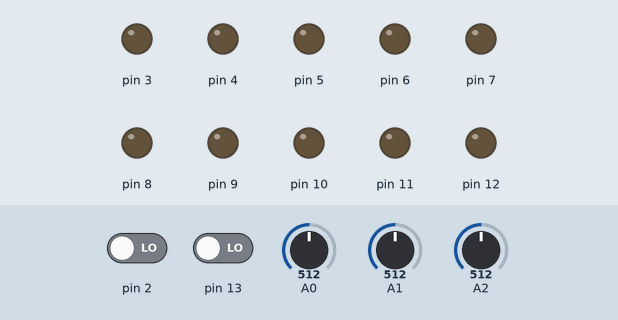
This sketch was run on a simulated Arduino Uno, built with avr-gcc and run on an emulated ATmega328P. Shown: output pins drawn as LEDs (lit = HIGH). The test bench sets the inputs (shaded band); at power-on: pin 2 LOW, pin 13 LOW, A0 = 512, A1 = 512, A2 = 512. What the sketch prints to the serial monitor is not drawn.

Above: at 1.2 s.
1.3 s: pin 2 driven HIGH
At 2.1 s:
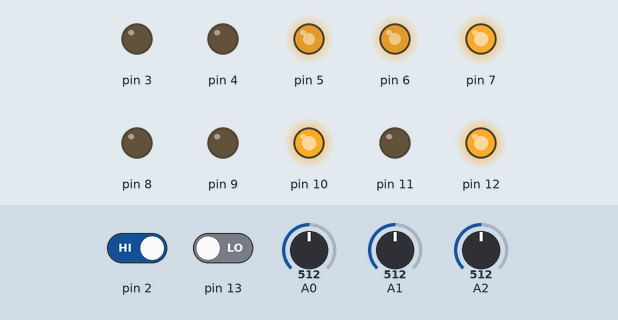
At 6.2 s:
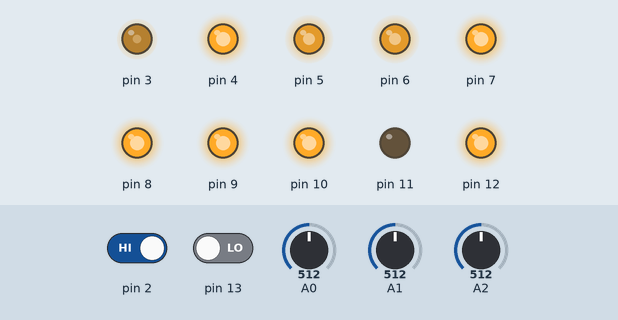
Timing chart, 0 to 25.4 s (numbered marks = the images above; inputs shaded):
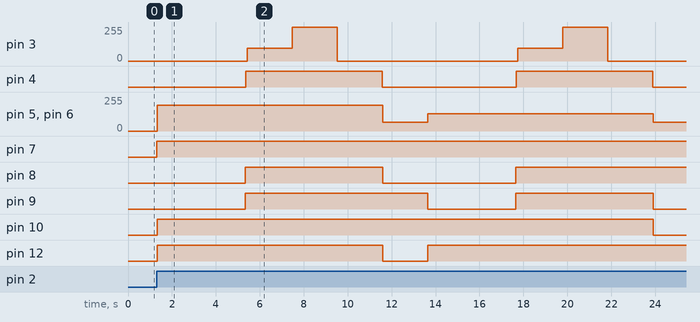

The sketch:

sistemas_digitais_p11.ino
```cpp
#define F_CPU 16000000
#define BAUD 9600
#define MYUBRR F_CPU/16/BAUD-1

//////////Definição de constantes///////////

//Primeiro, é definido sequências de textos para
//auxiliar na visualização da simulação.
//Todos esses textos serão salvos na memória Flash,
//usando PROGMEM.

const char txtAndar[] PROGMEM = "\nAndar velocidade: \0";
const char txtVel1[] PROGMEM = "25% \n\0";
const char txtVel2[] PROGMEM = "50% \n\0";
const char txtVel3[] PROGMEM = "75% \n\0";
const char txtVel4[] PROGMEM = "100% \n\0";
const char txtLuz[] PROGMEM = "\nSensor Luz: \0";
const char txtTemp[] PROGMEM = "\nSensor Temp: \0";
const char txtGas[] PROGMEM = "\nSensor Gas: \0";
const char txtMov1[] PROGMEM = "\nSensor Mov: \0";
const char txtMov2[] PROGMEM = "\nTem mov \0";
const char txtMov3[] PROGMEM = "Nao tem mov \0";
const char txtServ1[] PROGMEM = "\nColeta 0 graus\0";
const char txtServ2[] PROGMEM = "\nColeta +90 graus\0";
const char txtServ3[] PROGMEM = "\nColeta -90 graus\0";
const char txtGiro1[] PROGMEM = "\nGiro para lado: \0";
const char txtGiro2[] PROGMEM = "Esquerdo \0";
const char txtGiro3[] PROGMEM = "Direito \0";
const char txtInicio[] PROGMEM = "\n\nInicio \0";
const char txtFim1[] PROGMEM = "\nIniciando processo de encerramento \0";
const char txtFim2[] PROGMEM = "\nProcesso Encerrado \0";


//Segundo, definiu-se variáveis voláteis que serão
//usadas na função de interrupção

volatile uint8_t cont = 0;  //contador para cada overflow
volatile uint8_t seg = 0;  //contador de segundos
volatile bool atualizar = 0; //sinalizador de que houve acréscimo de segundo
//Esta última variável "printar" será usada para controlar o
//envio de informações para a MCU.


//Declaração de variáveis receptoras dos valores dos sensores
uint8_t sensorLuz = 0;
uint8_t sensorTemp = 0;
uint8_t sensorGas = 0;
uint8_t sensorMov = 0;

//Variável usada para ligar o robô
bool state = 0;

//Variáveis que recebem a posição atual do robô.
//Serão medidas em decímetros
uint8_t posX = 0;
uint8_t posY = 0;

//instanciar velocidade linear
uint8_t velocLinear = 0;

//Variável que determinar o sentido de locomoção do robô
uint8_t direcao = 0; //0-> +y, 1-> +x, 2-> -y, 3-> -x


//velocidade Linear Máxima determinada
//a partir do seguinte cálculo:
//VelocLinMax = 2pi*r*rps
//sendo r = raio das rodas e rps = rotações por segundo das rodas
//rps é determinado pela divisão do rpm por 60
//Para fins de projeto, fora desejado uma velocidade
//linear máxima que não necessite ser float ao dividir
//a velocidade em 4. Portanto, fora projetado parâmetros
//de raio e rpm da roda usando os seguintes valores:
//Raio = 0.057010 metros (5.7 centímetros)
//RPM máximo = 67 -> RPS Máximo = 1.11
//Aplicando esses valores na fórmula da velocidade
//máxima, resultou em um valor de aproximadamente 0,4 m/s
const uint8_t velocLinMax = 4;


//////////////Funções utilizadas/////////

///////Protocolo USART///////

//Primeiro, a configuração para utilizar o USART
//Consiste em setar os bits necessários para operá-lo
void USART_Config(unsigned int ubrr){
 UBRR0H = (unsigned char) (ubrr >>8); //define os 8 bits HIGH do ubrr
 UBRR0L = (unsigned char) ubrr;      //define os 8 bits LOW do ubrr
 UCSR0B = 0b00011000; //Ativa RXEN0 e TXEN0 para receber e enviar dados
 UCSR0C = 0b00000110; //Define UCSZ00 e 01 para o USART trabalhar com
 //uma janela de 8bits
}


//Transmissão de dados
void USART_Transmit(unsigned char dado){
  while(!(UCSR0A & 0b00100000)); //Flag UDRE0 indicará
  //que o buffer está vazio e ele poderá receber o dado.
  //Portanto, é usado um while para esperar a flag setar
  UDR0 = dado; //atribui o valor de dado no registrador USART I/O
}

//Transmitir os textos da memória flash
//Irá ler byte a byte do texto selecionado e irá transmitir-los
//até encontrar o fim do texto (0).
void USART_Escreve_Flash(const char *c){
 for(;pgm_read_byte(&(*c)) != 0; c++)
   USART_Transmit(pgm_read_byte(c));
}


///////Ligar o robô/////////

//Com o state em 0, irá ficar no laço while até ocorrer uma das duas ações:
//1)receber qualquer caractere pelo usuário
//2)Switch conectado no pino PD2 ser acionado
void ligar(){
  while(!state){
    if(UCSR0A & 0b10000000){//Se a flag RXC0 acionar, quer dizer que tem
    //informações no buffer de entrada
    	state = UDR0; //Como state é booleano, qualquer valor diferente
      				  //de 0 será tratado como 1
    }
    if(PIND & 0b00000100){ //Se pino PD2 receber valor HIGH, muda estado
     state = 1;
    }
  };

  USART_Escreve_Flash(txtInicio); //Escrita do texto indicando inicio de operação
  PORTD |= 0b10000000; //Aciona LED da porta PD7 para indicar que está ligado
}


////////Movimentação retilínea do robô
//Ela consiste em 7 etapas
//1)Acionar os seinais digitais de PB0,PB1,PB2 e PB4 para indicar o sentido de giro dos motores
//2)Limpar os valores digitais dos pinos PD5 e PD6 (Acionadores dos motores)
//2.1)Apesar de serem PWM's , eles recebem sinais digitais HIGH para travar as rodas do motor
//   (dada certas condições)
//3)A partir do fator de velocidade desejado (25,50,75 ou 100% da vMax),
//  os valores de parâmetros do PWM são setados para emitir os respectivos sinais
//  nos pinos PD5 e PD6. Com isso, o robô iniciará a locomoção
//4)A velocidade linear atual será determinada pelo fator de velocidade e pela velocidade linear máxima
//5)A partir da direção atual do robô, ele irá atualizar sua posição atual
//  e a enviará para o MCU em intervalos de 1 segundo.
//6)Ele andará por um tempo pré-determinado a partir da rota escolhida
//7)Após alcançar o tempo necessário para chegar no ponto de coleta,
//  todos os pinos responsáveis pelos motores (PD5,PD6,PB0,PB1,PB2,PB4),
//  irão receber valores HIGH para travar o robô na posição.
//  Caso não tivesse esses sinais, ele poderia se locomover por inércia


void andar(uint8_t fatorVel, uint8_t target){ //target  = quantos s
  USART_Escreve_Flash(txtAndar); //usado na simulação para indicar que está andando

  PORTB &= 0b11111100; //Set dos pinos para determinar orientação de giro
  PORTB |= 0b00010100;
  PORTD &= 0b10011111; //Limpa os sinais HIGH que possuíam por estarem parados por freio

  //If - else para setar os valores de OCR0A e B para gerar os PWM's desejados
  if(fatorVel == 1){ //25%
    USART_Escreve_Flash(txtVel1);
  	OCR0A = 64;
    OCR0B = 64;

  }

  else if(fatorVel == 2){//50%
    USART_Escreve_Flash(txtVel2);
  	OCR0A = 128;
  	OCR0B = 128;
  }

  else if(fatorVel == 3){//75%
    USART_Escreve_Flash(txtVel3);
  	OCR0A = 192;
  	OCR0B = 192;
  }

  else{ //100%
    USART_Escreve_Flash(txtVel4);
  	OCR0A = 255;
  	OCR0B = 255;
  }

   //velocidade linear máxima fracionada usando o fator de velocidade escolhido
  velocLinear = velocLinMax*fatorVel/4;

  //Primeiro envio da informação de posíção inicial via USART
  USART_Transmit(posX);
  USART_Transmit(posY);

  //Esse trecho é usado apenas para visualizar a informação pelo TinkerCad
  //Caso usasse o USART, o valor que apareceria na plataforma
  //seria a decodificação ASCII do byte.
  //Serial.print(posX);
  //Serial.print("-");
 // Serial.println(posY);
  delay(10);

  //Como a direção de locomoção influenciará a posição do robô,
  //Usou-se um switch-case para cada caso.
  //Essa direção é modificada apenas na função de giro.
  switch(direcao){
    case 0: //Sentido +y
      //Contadores de overflow e de segundos das interrupções são zerados
  	  //para iniciar uma contagem de tempo
      atualizar = 0;
      seg = 0;
      cont=0;
    //enquanto não der o tempo pré-determinado para chegar na posição desejada
        while(seg < target){
            delay(10);
            if(atualizar){ //Se ocorreu acréscimo de segundo, atualiza posição e envia para a MCU
                atualizar = 0; //desliga o booleano para não realizar a operação
                              	//novamente (até ser acionado pelo interruptor)
  	     	    posY += velocLinear; //atualiza posição em Y
            	USART_Transmit(posX); //envia posições X e Y atuais
            	USART_Transmit(posY);
              //Trecho usado apenas para simular no tinkercad
            	//Serial.print(posX);
            	//Serial.print("-");
            	//Serial.println(posY);
            }
        }
        break;
    case 1:      //+x
        atualizar=0;
        seg=0;
        cont=0;
        while(seg < target){
            delay(10);
            if(atualizar){
                atualizar = 0;
        	    posX += velocLinear;//
            	USART_Transmit(posX);
            	USART_Transmit(posY);
            	//Serial.print(posX);
            	//Serial.print("-");
            	//Serial.println(posY);
            }
        }
    	break;
    case 2:		//-y
        atualizar=0;
        seg=0;
        cont=0;
        while(seg < target){
            delay(10);
 			if(atualizar){
                atualizar = 0;
                posY -= velocLinear;//
            	  USART_Transmit(posX);
            	  USART_Transmit(posY);
              //Serial.print(posX);
            	//Serial.print("-");
            	//Serial.println(posY);
            }
        }
       	break;
    case 3:   //-x
        atualizar = 0;
        seg=0;
        cont=0;
        while(seg < target){
          delay(10);
 		  if(atualizar){
                atualizar = 0;
        	    posX -= velocLinear;//
            	USART_Transmit(posX);
            	USART_Transmit(posY);
            	//Serial.print(posX);
            	//Serial.print("-");
            	//Serial.println(posY);
          }
        }
    	break;
  }

  //Habilita o freio do motor para não ser movido pela inércia.
  PORTB |= 0b00010111; //Todos os controles de sentido do motor em HIGH
  PORTD |= 0b01100000; //Acionador dos motores em HIGH
  delay(10); //usado apenas para executar melhor a simulação no Tinkercad
}


/////////////Funções de coletas de dados analógicos e digitais/////

//Para cada sensor fora utilizado uma função respectiva.
//Os sensores analógicos (Luz, temperatura e Gás) apresentam a mesma estrutura,
//com poucas diferenças no acionamento de bits
//Então, será explicado na função senLuz o funcionamento principal dos
//receptores analógicos

void senLuz(){
  ADMUX &= 0b11110000; //Limpa os bits referentes à seleção da porta analógica a ser lida
  ADMUX |= 0b00000000; //Seleciona a porta analógica desejada (neste caso, A0)
  ADCSRA = 0b10000000; //Habilita ADEN. Ativa o processo de conversão AD
  ADCSRA |= 0b01000000;//Aciona ADSC. Inicia processo de conversão
  while(!(ADCSRA & 0b00010000));//Enquanto a conversão não termina, o processo entra em espera
  //Quando a flag ADIF vira 1, a conversão ocorreu e o valor está armazenado em ADC
  sensorLuz = ADC; //Resistor de 100 ohms faz o fotorresistor gerar valores 1-169 distribuidos quase linearmente.
  USART_Escreve_Flash(txtLuz); //Envio de texto para indicar que o valor seguinte é do sensor de luz
  USART_Transmit(sensorLuz); //transmite byte do valor recebido pelo sensor
  //Serial.println(sensorLuz); //Apenas para fins de simulação no tinkercad
  delay(10);
}

void senTemp(){//20-358 mapeado para 0-169
  ADMUX &= 0b11110000; //limpa portas do MUX
  ADMUX |= 0b00000001; //escolhe A1
  ADCSRA = 0b10000000;
  ADCSRA |= 0b01000000;
  while(!(ADCSRA & 0b00010000));
  //Range de valores recebidos em ADC varia de 20-358
  //Subtração por 20 e divisão por 2 faz o range ser de 0-169
  sensorTemp = (ADC-20)/2;

  USART_Escreve_Flash(txtTemp); //texto indicativo de que será valor de temperatura
  USART_Transmit(sensorTemp); //envio do valor de sensorTemp
  //Serial.println(sensorTemp);// Usado apenas para simulação no tinkercad
  delay(10);
}

void senGas(){//320-763 para 0-147
  ADMUX &= 0b11110000;
  ADMUX |= 0b00000010;//Porta A2
  ADCSRA = 0b10000000;
  ADCSRA |= 0b01000000;
  while(!(ADCSRA & 0b00010000));

  //converter range 320-763 para 0-147
  sensorGas = (ADC-320)/3;

  USART_Escreve_Flash(txtGas);
  USART_Transmit(sensorGas);
 // Serial.println(sensorGas);
  delay(10);
}

//Como o sensor PIR envia sinais HIGH ou LOW,
//A recepção do sinal realizou-se em uma porta digital (PB5)
//Caso recebe HIGH, envia um texto, caso contrário, envia o outro.

void senMov(){

  USART_Escreve_Flash(txtMov1);
  if(PINB & 0b00100000){
    USART_Escreve_Flash(txtMov2);
  }
  else{
    USART_Escreve_Flash(txtMov3);
  }
  delay(10);
}

////////////Coleta das informações///////
//O processo de coleta deu-se em 6 etapas
//1)Acionar LED de coleta (PD4)
//2)Chamar as funções de sensor de luz, temperatura e gás
//  para realizar apenas uma coleta de valor no ponto
//3)Modificar OCR2B (PD3)para valores específicos que
//  gerem posições do servo de 0 graus, +90 e -90 graus
//4)Zerar contador de interrupções para entrar em um laço
//  de espera. Necessário para dar tempo para o servo motor
//  chegar na posição designada antes de realizar a coleta
//5)Chama a função de sensor de movimento.
//6)Por fim, Desliga o LED indicador de coleta de dados

void coleta(){

  PORTD |= 0b00010000; //LED PD4

  senLuz();
  senTemp();
  senGas();

  //0 graus
  OCR2B = 94;  //Giro para a posição 0 graus
  cont = 0;
  seg = 0;
  while(seg<2)delay(10); //2 segundos de espera para o servo chegar na posição

  USART_Escreve_Flash(txtServ1);
  senMov();   //coleta dado de movimento

  //+90graus
  OCR2B = 255;
  cont = 0;
  seg = 0;
  while(seg<2)delay(10);

  USART_Escreve_Flash(txtServ2);
  senMov();


  //-90 graus
  OCR2B = 0;
  cont = 0;
  seg = 0;
  while(seg<2)delay(10);

  USART_Escreve_Flash(txtServ3);
  senMov();

  PORTD &= 0b11101111;  //desliga LED PD4
}

////////Giro do robô/////////
// 5 etapas
//1)Desliga sinais digitais em PD5 e 6
//2)Aciona PWM de 25% de velocidade
//3)Dado o parâmetro "lado", os pinos PB0,1,2,4 irão determinar a orientação do giro
//4)Dada a direção atual e o giro feito,
//  um switch-case irá selecionar a direção atual do robô
//5)Zera contador de ovf e tempo e entra em um laço de espera
//  até o robô realizar a rotação de 90 graus.

void giro(bool lado){

  USART_Escreve_Flash(txtGiro1); //Indica ao usuário que será feito um giro

  PORTD &= 0b10011111; //zera PD5 e 6 para liberar freios
  OCR0A = 64;          //25% do PWM
  OCR0B = 64;
  if(lado){//determinado como esquerdo

    USART_Escreve_Flash(txtGiro2);
  	PORTB |= 0b00010001; //acionar e zerar bits necessários
    PORTB &= 0b11111001;

    switch(direcao){ //orientação sentido anti-horário
      case 0: //+y
    	direcao = 3;
    	break;
      case 1: //+x
    	direcao = 0;
    	break;
      case 2: //-y
    	direcao = 1;
    	break;
      case 3: //-x
    	direcao = 2;
    	break;
    }
  }
  else{//lado direito
    USART_Escreve_Flash(txtGiro3);
  	PORTB |= 0b00000110;
    PORTB &= 0b11101110;
    switch(direcao){ //sentido horário
      case 0:
    	direcao = 1;
    	break;
      case 1:
    	direcao = 2;
    	break;
      case 2:
    	direcao = 3;
    	break;
      case 3:
    	direcao = 0;
    	break;
    }
  }
  cont = 0;
  seg = 0;
  while(seg < 2)delay(10); //Tempo usado para realizar o giro de 90 graus
  delay(10);
}

/////////Encerrar funcionamento/////
//1)Aciona e zera bits de motor para realizar o giro necessário
//2)Aciona PWM de 50%
//3)zera contadores ovf e seg para realizar os dois giros no eixo
//4)Durante os giros, os LEDs PD4 e PD7 alternam seus estados
//  a partir do valor do contador de ovf.
//  Para isso, usou-se a operação de resto de divisão para separar
//  em intervalos de 0,5s
//5)Após realizar os giros,os pinos responsáveis pelos motores são zerados
//  e a operação do robô se encerra.

void encerrar(){

  USART_Escreve_Flash(txtFim1);
  PORTD &= 0b10011111;  //tira robô do freio
  PORTB |= 0b00010001;  //aciona bits de orientação dos motores
  PORTB &= 0b11111001;
  OCR0A = 128;     //50% PWM
  OCR0B = 128;

  cont = 0;
  seg = 0;
  while(seg < 8){ //tempo necessário para 2 voltas completas
    delay(10);
    if((cont % 244) > 122){ //intervalos de 0,5 segundos
    	PORTD |= 0b10000000;
    	PORTD &= 0b11101111;
    }
    else{
    	PORTD |= 0b00010000;
    	PORTD &= 0b01111111;
    }
  }

  PORTD &= 0b01101111; //zera todos os bits responsaveis pelos motores
  PORTB &= 0b11101000;
  OCR0A = 0;
  OCR0B = 0;

  USART_Escreve_Flash(txtFim2);
}

/////////SETUP//////
//1)Set de pinos para determinar se são entradas ou saidas
//2)Set de valores dos Timer/Counter Control 0 e 2
//3)Set de interrupção
//4)Set de Voltagem de referencia do ADMUX
//5)Set de configuração do USART

void setup(){

  //Entradas e saídas
  DDRB |= 0b00011111;
  DDRB &= 0b11011111;
  DDRD |= 0b11111000;
  DDRC &= 0b11111000;

  //Timers para PWM e contadores
  TCCR0A |= 0b10100011; //FastPWM, limpa valores de A e B ao comparar, seta OCnA e B para BOTTOM
  TCCR0B |= 0b00000011; //Prescaler do clock em 64
  TCCR2A |= 0b10100011;
  TCCR2B |= 0b00000110;//Prescaler do clock em 256

  TIMSK2 |= 0b00000001; //Usa timer 2 para interrupções do tipo overflow.
  sei(); //habilita funções de interrução

  ADMUX |= 0b01000000; //Set de Vcc de referencia para 5V

  USART_Config(MYUBRR); //Configura USART usando valor pré-definido de ubrr

  //Serial.begin(9600); //Usado apenas para simulações no tinkercad
}


////////Interrupção///

//Apenas conta quantas interrupções foram feitas (cont)
//Se cont atingir um valor específico, ele será zerado e
//o tempo em segundos sofrerá acréscimo
ISR(TIMER2_OVF_vect){
  cont++;  //Tempo de cada valor cont = 0.004096s.
  		   //TempoCont = (256/16Mhz)*256
  if(cont == 244){ //0.004096 * 244 = 0.999424s ~ 1s
   cont = 0;
   seg++;
   atualizar = 1; //Habilita flag de mudança do tempo de segundos para
           //realizar o envio da posição ao MCU
  }
}

///////Execução de todas as funções

void loop(){

  //Ligar robô por switch ou input em USART
  ligar();
  //Posição inicial (0,0)

  //Andar até ponto 1 a 75% de velocidade por 4 segundos
  andar(3,4);
  //Posição (0,12) (decímetros)

  //coletar valores em p1
  coleta();

  //girar para a direita
  giro(0);

  //Andar até p2 a 50% de velocidade por 4 segundos
  andar(2,4);
  //Posição (8,12)

  //coletar valores em p2
  coleta();

  //girar para a esquerda
  giro(1);

  //andar até p3 a 25% por 8 segundos
  andar(1,8);
  //Posicao (8,20)

  //coletar valores em p3
  coleta();

  //girar para direita
  giro(0);

  //andar até p4 a 50% por 6 segundos
  andar(2,6);
  //Posicao (20,20)

  //coletar valores em p4
  coleta();

  //girar para direita
  giro(0);

  //andar até p5 a 100% por 5 segundos
  andar(4,5);
  //Posição Final (20,0)

  //Encerrar funcionamento
  encerrar();

  exit(0);
}
```

Measured:
- after the input at 1.3 s, pin 3: 0/255 → 94/255 after 4.1 s, → 255/255 2.1 s later, → 0/255 2.1 s later, → 94/255 8.2 s later, … (6 changes in this stretch); pin 4: alternates HIGH for 6.2 s and LOW for 6.1 s, starting after 4.1 s
